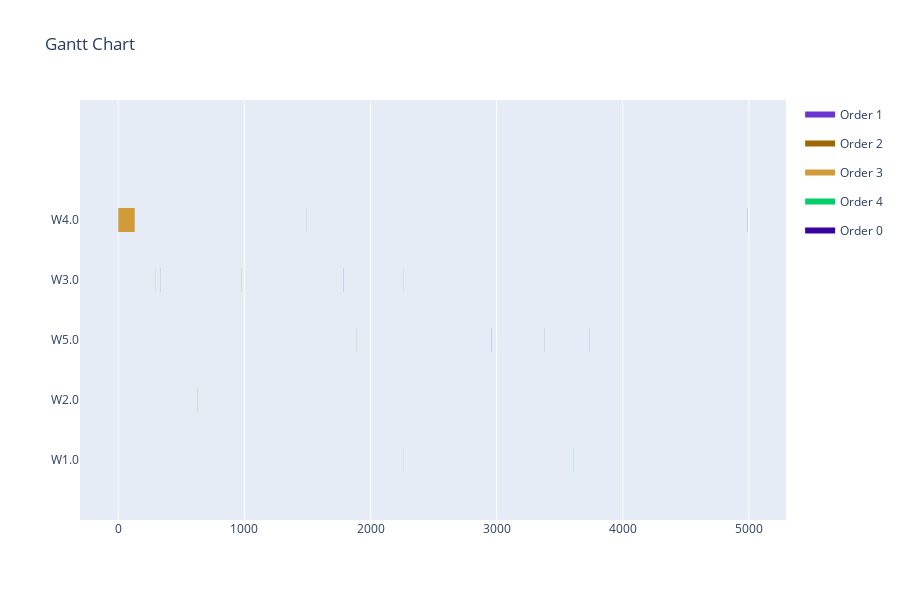

Notebook cell for this chart:
### Code cell
start_times = int_result
print(assignments)
print(start_times)
data = []
for i in range(len(assignments)):
    if int(np.floor(assignments[i])) not in duration_lookup_table[operations[i]]:
        duration = 1#0
    else:
        duration = duration_lookup_table[operations[i]][int(np.floor(assignments[i]))]
    data.append([assignments[i], operations[i], start_times[i], duration])
visualize(data)

### Figure 1 — Plotly figure (JSON) as saved in the notebook; plotly's stock layout.template omitted (floating-point values rounded to 4 significant figures)
{"data": [{"fill": "toself", "fillcolor": "rgb(106, 53, 210)", "hoverinfo": "name", "legendgroup": "rgb(106, 53, 210)", "mode": "none", "name": "Order 1", "type": "scatter", "x": [3734, 3735, 3735, 3734, 3734, 3380, 3381, 3381, 3380, 3380, 334, 335, 335, 334], "y": [1.8, 1.8, 2.2, 2.2, null, 1.8, 1.8, 2.2, 2.2, null, 2.8, 2.8, 3.2, 3.2]}, {"fill": "toself", "fillcolor": "rgb(157, 104, 5)", "hoverinfo": "name", "legendgroup": "rgb(157, 104, 5)", "mode": "none", "name": "Order 2", "type": "scatter", "x": [629, 630, 630, 629, 629, 978, 979, 979, 978, 978, 1886, 1887, 1887, 1886], "y": [0.8, 0.8, 1.2, 1.2, null, 2.8, 2.8, 3.2, 3.2, null, 1.8, 1.8, 2.2, 2.2]}, {"fill": "toself", "fillcolor": "rgb(208, 155, 56)", "hoverinfo": "name", "legendgroup": "rgb(208, 155, 56)", "mode": "none", "name": "Order 3", "type": "scatter", "x": [291, 292, 292, 291, 291, 0, 130, 130, 0, 0, 2264, 2265, 2265, 2264], "y": [2.8, 2.8, 3.2, 3.2, null, 3.8, 3.8, 4.2, 4.2, null, 2.8, 2.8, 3.2, 3.2]}, {"fill": "toself", "fillcolor": "rgb(3, 206, 107)", "hoverinfo": "name", "legendgroup": "rgb(3, 206, 107)", "mode": "none", "name": "Order 4", "type": "scatter", "x": [1493, 1494, 1494, 1493, 1493, 2261, 2262, 2262, 2261, 2261, 3608, 3609, 3609, 3608], "y": [3.8, 3.8, 4.2, 4.2, null, -0.2, -0.2, 0.2, 0.2, null, -0.2, -0.2, 0.2, 0.2]}, {"fill": "toself", "fillcolor": "rgb(55, 2, 159)", "hoverinfo": "name", "legendgroup": "rgb(55, 2, 159)", "mode": "none", "name": "Order 0", "type": "scatter", "x": [4990, 4991, 4991, 4990, 4990, 1783, 1784, 1784, 1783, 1783, 2962, 2963, 2963, 2962], "y": [3.8, 3.8, 4.2, 4.2, null, 2.8, 2.8, 3.2, 3.2, null, 1.8, 1.8, 2.2, 2.2]}, {"legendgroup": "rgb(106, 53, 210)", "marker": {"color": "rgb(106, 53, 210)", "opacity": 0, "size": 1}, "mode": "markers", "name": "", "showlegend": false, "text": [null, null, null, null, null, null], "type": "scatter", "x": [3734, 3735, 3380, 3381, 334, 335], "y": [2, 2, 2, 2, 3, 3]}, {"legendgroup": "rgb(157, 104, 5)", "marker": {"color": "rgb(157, 104, 5)", "opacity": 0, "size": 1}, "mode": "markers", "name": "", "showlegend": false, "text": [null, null, null, null, null, null], "type": "scatter", "x": [629, 630, 978, 979, 1886, 1887], "y": [1, 1, 3, 3, 2, 2]}, {"legendgroup": "rgb(208, 155, 56)", "marker": {"color": "rgb(208, 155, 56)", "opacity": 0, "size": 1}, "mode": "markers", "name": "", "showlegend": false, "text": [null, null, null, null, null, null], "type": "scatter", "x": [291, 292, 0, 130, 2264, 2265], "y": [3, 3, 4, 4, 3, 3]}, {"legendgroup": "rgb(3, 206, 107)", "marker": {"color": "rgb(3, 206, 107)", "opacity": 0, "size": 1}, "mode": "markers", "name": "", "showlegend": false, "text": [null, null, null, null, null, null], "type": "scatter", "x": [1493, 1494, 2261, 2262, 3608, 3609], "y": [4, 4, 0, 0, 0, 0]}, {"legendgroup": "rgb(55, 2, 159)", "marker": {"color": "rgb(55, 2, 159)", "opacity": 0, "size": 1}, "mode": "markers", "name": "", "showlegend": false, "text": [null, null, null, null, null, null], "type": "scatter", "x": [4990, 4991, 1783, 1784, 2962, 2963], "y": [4, 4, 3, 3, 2, 2]}], "layout": {"height": 600, "hovermode": "closest", "showlegend": true, "title": {"text": "Gantt Chart"}, "xaxis": {"rangeselector": {"buttons": [{"count": 7, "label": "1w", "step": "day", "stepmode": "backward"}, {"count": 1, "label": "1m", "step": "month", "stepmode": "backward"}, {"count": 6, "label": "6m", "step": "month", "stepmode": "backward"}, {"count": 1, "label": "YTD", "step": "year", "stepmode": "todate"}, {"count": 1, "label": "1y", "step": "year", "stepmode": "backward"}, {"step": "all"}]}, "showgrid": true, "type": "linear", "zeroline": false}, "yaxis": {"autorange": false, "range": [-1, 6], "showgrid": false, "ticktext": ["W1.0", "W2.0", "W5.0", "W3.0", "W4.0"], "tickvals": [0, 1, 2, 3, 4], "zeroline": false}}}
